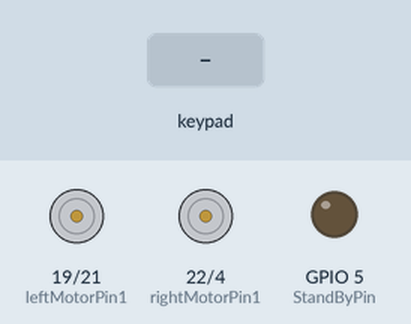
Simulated run of this sketch. Board: ESP32. Parts: motor-driver pin pairs drawn as motors (green arrow = first pin HIGH = forward, orange = second pin HIGH = backward, longer = more drive, scaled by the enable pin, stopped while the standby pin is LOW), output pins drawn as LEDs (lit = HIGH). The test bench sets the inputs (shaded band).

Above: at 1.2 s.
1.3 s: key 'U' pressed
At 1.5 s:
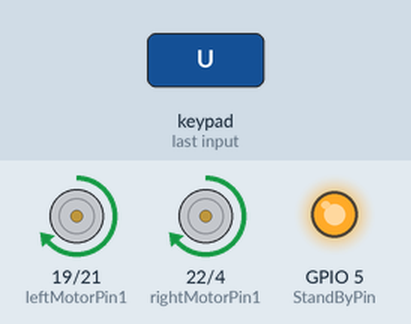
3.2 s: key 'D' pressed
At 3.4 s:
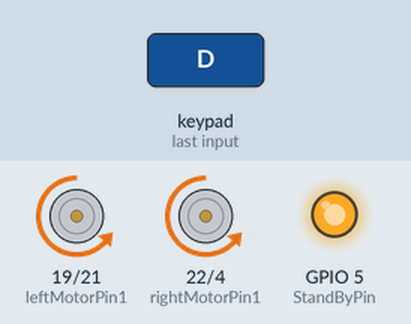
5.1 s: key 'L' pressed
At 5.3 s:
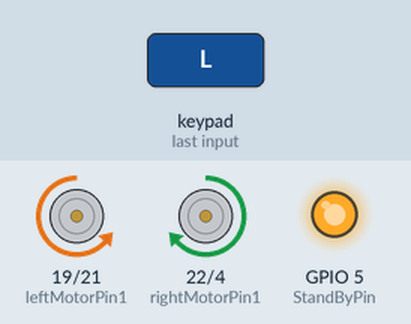
7.0 s: key 'R' pressed
At 7.2 s:
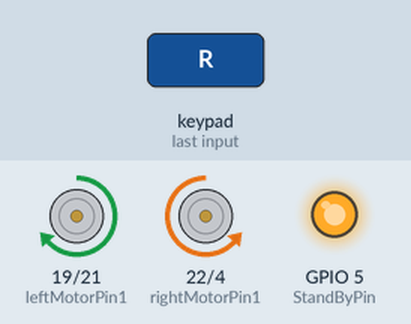
Timing chart, 0 to 9.9 s (numbered marks = the images above; inputs shaded):
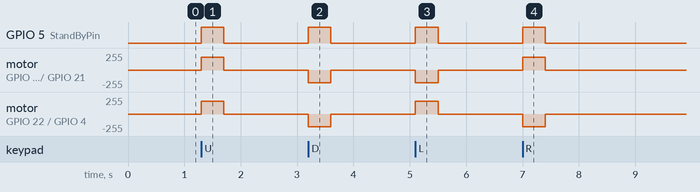

The sketch:

Dabble_Bluetooth_Drivetrain_Control.ino
```cpp
#define CUSTOM_SETTINGS
#define INCLUDE_GAMEPAD_MODULE
#include <DabbleESP32.h>
#include <math.h>
#define MAX_PWM_VALUE 191  // Max PWM value to limit voltage to 6V when battery is at 8.6V * (177/255)= 6V. Motors rated for 6V

// Define sound speed in cm/us
#define SOUND_SPEED 0.034
#define CM_TO_INCH 0.393701

// Motor Pins
int rightMotorPin1 = 22;
int rightMotorPin2 = 4;
int rightMotorPWM = 26;

int leftMotorPin1 = 19;
int leftMotorPin2 = 21;
int leftMotorPWM = 25;

int StandByPin = 5; // High when motors are in motion, low when motors are not in use

// PWM configuration
const int freq = 1600;  // PWM frequency set to 20 kHz
const int resolution = 8; // PWM resolution (8 bits)

const int SPEED_VALUE = MAX_PWM_VALUE; // Maximum allowed PWM value


long duration;
float FdistanceCm;
float BdistanceCm;


unsigned long previousMillis = 0; // Stores the last time the sensor was checked
const long interval = 500;        // Interval between distance checks in milliseconds

//Front Ultra Sonic Sensor
const int FtrigPin = 39; // Pin for Trigger
const int FechoPin = 36; // Pin for Echo

//Back Ultra Sonic Sensor
const int BtrigPin = 35; // Pin for Trigger
const int BechoPin = 34; // Pin for Echo

void rotateMotor(int rightMotorSpeed, int leftMotorSpeed) {

  // Right motor direction
  if (rightMotorSpeed > 0) {
    digitalWrite(rightMotorPin1, HIGH);
    digitalWrite(rightMotorPin2, LOW);
    digitalWrite(StandByPin, HIGH);
  } else if (rightMotorSpeed < 0) {
    digitalWrite(rightMotorPin1, LOW);
    digitalWrite(rightMotorPin2, HIGH);
    digitalWrite(StandByPin, HIGH);
  } else {
    digitalWrite(rightMotorPin1, LOW);
    digitalWrite(rightMotorPin2, LOW);
    digitalWrite(StandByPin, LOW);
  }

  // Left motor direction
  if (leftMotorSpeed > 0) {
    digitalWrite(leftMotorPin1, HIGH);
    digitalWrite(leftMotorPin2, LOW);
    digitalWrite(StandByPin, HIGH);
  } else if (leftMotorSpeed < 0) {
    digitalWrite(leftMotorPin1, LOW);
    digitalWrite(leftMotorPin2, HIGH);
    digitalWrite(StandByPin, HIGH);
  } else {
    digitalWrite(leftMotorPin1, LOW);
    digitalWrite(leftMotorPin2, LOW);
    digitalWrite(StandByPin, LOW);
  }

  // Right motor speed (PWM)
  int rightSpeedValue = abs(rightMotorSpeed);
  ledcWrite(rightMotorPWM, rightSpeedValue);

  // Left motor speed (PWM)
  int leftSpeedValue = abs(leftMotorSpeed);
  ledcWrite(leftMotorPWM, leftSpeedValue);
}


//Experimental controls not yet ready
void joystickControl(int angle, int radius) {
  // Map radius to PWM speed (0 to 255)
  int speed = map(radius, 0, 7, 0, MAX_PWM_VALUE);

  // Variables for motor speeds
  int leftMotorSpeed = 0;
  int rightMotorSpeed = 0;

  // Convert angle to radians for trigonometric functions
  float radians = radians(angle);

  // Calculate motor speeds based on the angle
  if (angle == 0) { // Hard right
    leftMotorSpeed = speed;
    rightMotorSpeed = -speed;
  } else if (angle == 90) { // Forward
    leftMotorSpeed = speed;
    rightMotorSpeed = speed;
  } else if (angle == 180) { // Hard left
    leftMotorSpeed = -speed;
    rightMotorSpeed = speed;
  } else if (angle == 270) { // Backward
    leftMotorSpeed = -speed;
    rightMotorSpeed = -speed;
  } else { // For other angles, use trigonometric mapping
    leftMotorSpeed = speed * sin(radians);
    rightMotorSpeed = speed * cos(radians);
  }

  // Output values to Serial Monitor
  Serial.print("Angle: ");
  Serial.print(angle);
  Serial.print("°     Radius: ");
  Serial.print(radius);
  Serial.print("    Speed: ");
  Serial.print(speed);
  Serial.print("    Left Motor Speed: ");
  Serial.print(leftMotorSpeed);
  Serial.print("    Right Motor Speed: ");
  Serial.println(rightMotorSpeed);

  // Call motor control function
  rotateMotor(rightMotorSpeed, leftMotorSpeed);
}


void setUpPinModes() {
  pinMode(rightMotorPin1, OUTPUT);
  pinMode(rightMotorPin2, OUTPUT);

  pinMode(leftMotorPin1, OUTPUT);
  pinMode(leftMotorPin2, OUTPUT);

  pinMode(StandByPin, OUTPUT);

  pinMode(FtrigPin, OUTPUT); // Sets the trigPin as an Output
  pinMode(FechoPin, INPUT); // Sets the echoPin as an Input
  pinMode(BtrigPin, OUTPUT); // Sets the trigPin as an Output
  pinMode(BechoPin, INPUT); // Sets the echoPin as an Input

  rotateMotor(0, 0); // Stop motors at the start
}

void setup() {
  Serial.begin(9600);
  setUpPinModes();
  Dabble.begin("MyBluetoothCarrrrrrrrrrr"); // Initialize Dabble Bluetooth, made name more distinct to make it more identifiable on list of bluetooth devices

  // Configure PWM pins
  if (!ledcAttach(rightMotorPWM, freq, resolution)) {
    Serial.println("Error: Failed to configure right motor PWM!");
  }

  if (!ledcAttach(leftMotorPWM, freq, resolution)) {
    Serial.println("Error: Failed to configure left motor PWM!");
  }
}


bool forward = false;
bool backward = false;


void loop() {
  //unsigned long currentMillis = millis();
  int rightMotorSpeed = 0;
  int leftMotorSpeed = 0;
/*
  // Check distance at defined intervals
  if (currentMillis - previousMillis >= interval) {
    previousMillis = currentMillis;

    // Trigger the ultrasonic sensor
    digitalWrite(FtrigPin, LOW);

    delayMicroseconds(2);
    digitalWrite(FtrigPin, HIGH);
    delayMicroseconds(10);
    digitalWrite(FtrigPin, LOW);

    // Read the echoPin, returning the sound wave travel time in microseconds
    duration = pulseIn(FechoPin, HIGH, 3000); // Timeout of 30ms for max distance ~5m

    // Calculate the distance
    FdistanceCm = duration * SOUND_SPEED / 2;
    if (BdistanceCm!=0) { // Example threshold: 20 cm
          Serial.println("Obstacle detected in the Front! Stopping and reversing...");

        }
    // Trigger the ultrasonic sensor
    digitalWrite(BtrigPin, LOW);

    delayMicroseconds(2);
    digitalWrite(BtrigPin, HIGH);
    delayMicroseconds(10);
    digitalWrite(BtrigPin, LOW);

    // Read the echoPin, returning the sound wave travel time in microseconds
    duration = pulseIn(BechoPin, HIGH, 3000); // Timeout of 30ms for max distance ~5m

    // Calculate the distance
    BdistanceCm = duration * SOUND_SPEED / 2;


    if (BdistanceCm!=0) { // Example threshold: 20 cm
      Serial.println("Obstacle detected in the back! Stopping and moving forward...");

    }
  }
*/

  Dabble.processInput(); // Process Bluetooth gamepad input

  // Determine motor speeds based on gamepad input
  if (GamePad.isUpPressed()) {
    rightMotorSpeed = SPEED_VALUE;
    leftMotorSpeed = SPEED_VALUE;
  }
  else if (GamePad.isDownPressed()) {
    rightMotorSpeed = -SPEED_VALUE;
    leftMotorSpeed = -SPEED_VALUE;
  }
  else if (GamePad.isLeftPressed()) {
    rightMotorSpeed = SPEED_VALUE;
    leftMotorSpeed = -SPEED_VALUE;
  }
  else if (GamePad.isRightPressed()) {
    rightMotorSpeed = -SPEED_VALUE;
    leftMotorSpeed = SPEED_VALUE;
  }
    else if (GamePad.isTrianglePressed())
  {
    rightMotorSpeed = SPEED_VALUE;
    leftMotorSpeed = SPEED_VALUE;
    forward = true;
    backward = false;
  }
  else if (GamePad.isCrossPressed())
  {
    rightMotorSpeed = -SPEED_VALUE;
    leftMotorSpeed = -SPEED_VALUE;
    forward = false;
    backward = true;
  }
  else if (GamePad.isCirclePressed())
  {
    if(forward){
      rightMotorSpeed = SPEED_VALUE/4;
      leftMotorSpeed = SPEED_VALUE;
    }
    else if(backward){
      rightMotorSpeed = -SPEED_VALUE/4;
      leftMotorSpeed = -SPEED_VALUE;
    }
  }
  else if (GamePad.isSquarePressed())
  {
    if(forward){
      rightMotorSpeed = SPEED_VALUE;
      leftMotorSpeed = SPEED_VALUE/4;;
    }
    else if(backward){
      rightMotorSpeed = -SPEED_VALUE;
      leftMotorSpeed = -SPEED_VALUE/4;;
    }
  }
  else if (GamePad.isSelectPressed())
  {

  }
  /*
  int a = GamePad.getAngle();
  Serial.print("Angle: ");
  Serial.print(a);
  Serial.print('\t');
  int b = GamePad.getRadius();
  Serial.print("Radius: ");
  Serial.print(b);
  Serial.print('\t');
  float c = GamePad.getXaxisData();
  Serial.print("x_axis: ");
  Serial.print(c);
  Serial.print('\t');
  float d = GamePad.getYaxisData();
  Serial.print("y_axis: ");
  Serial.println(d);
  Serial.println();
  */
  /*
  int angle = GamePad.getAngle();
  int radius = GamePad.getRadius();
  joystickControl( angle, radius);
  */

  rotateMotor(rightMotorSpeed, leftMotorSpeed); // Update motor speed and direction


}
```

Measured:
- after the input at 1.3 s, GPIO 5 (StandByPin): LOW → HIGH at once, → LOW 0.40 s later; motor on GPIO 19 (leftMotorPin1) / GPIO 21 (leftMotorPin2), motor on GPIO 22 (rightMotorPin1) / GPIO 4 (rightMotorPin2): stopped → forward 190/255 at once, → stopped 0.40 s later
- after the input at 3.2 s, GPIO 5 (StandByPin): LOW → HIGH at once, → LOW 0.40 s later; motor on GPIO 19 (leftMotorPin1) / GPIO 21 (leftMotorPin2), motor on GPIO 22 (rightMotorPin1) / GPIO 4 (rightMotorPin2): stopped → backward 190/255 at once, → stopped 0.40 s later
- after the input at 5.1 s, GPIO 5 (StandByPin): LOW → HIGH at once, → LOW 0.40 s later; motor on GPIO 19 (leftMotorPin1) / GPIO 21 (leftMotorPin2): stopped → backward 190/255 at once, → stopped 0.40 s later; motor on GPIO 22 (rightMotorPin1) / GPIO 4 (rightMotorPin2): stopped → forward 190/255 at once, → stopped 0.40 s later
- after the input at 7.0 s, GPIO 5 (StandByPin): LOW → HIGH at once, → LOW 0.40 s later; motor on GPIO 19 (leftMotorPin1) / GPIO 21 (leftMotorPin2): stopped → forward 190/255 at once, → stopped 0.40 s later; motor on GPIO 22 (rightMotorPin1) / GPIO 4 (rightMotorPin2): stopped → backward 190/255 at once, → stopped 0.40 s later
